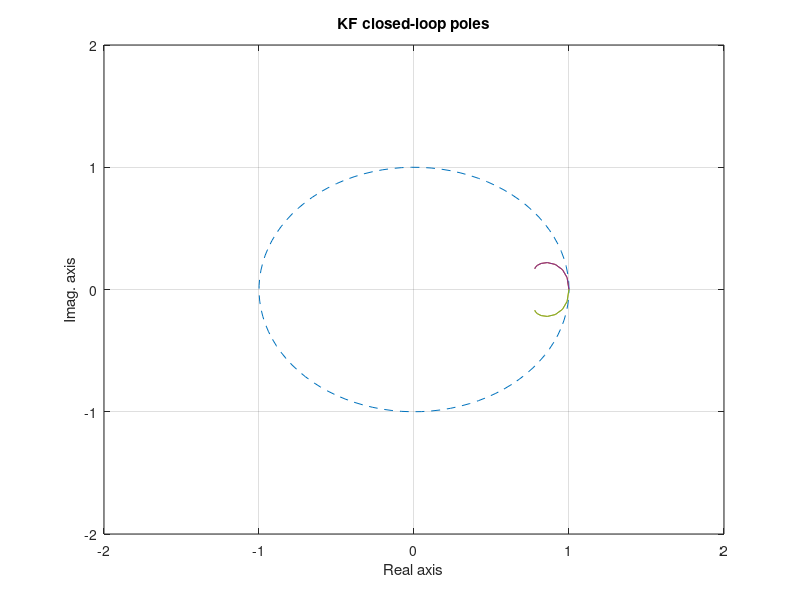
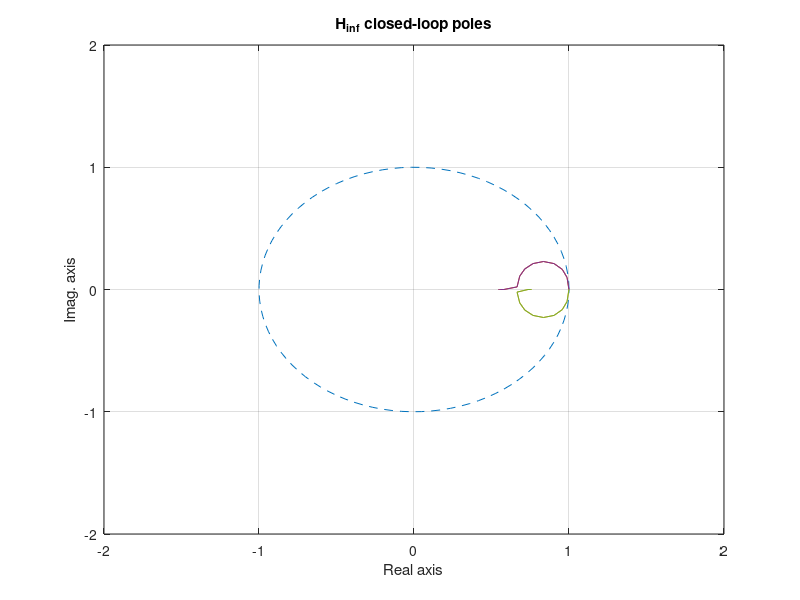

Here is the MATLAB script that generated these plots, in order:
clear all; close all; clc
%% HW - 2_c (JH version)

%% parameters
T = 3;
u = 1;
Q = diag([4 4 1 1]);
R = diag([900 900]);
h_a = 0.9*pi; % heading angle
x_0 = zeros(4,1);
xhat_0 = x_0;
P_0 = eye(4);

% model
F = [1 0 T 0;...
    0 1 0 T;...
    0 0 1 0;...
    0 0 0 1];
G = [0;0;T*sin(h_a);T*cos(h_a)];
H = [eye(2) zeros(2,2)];

%% simulation
S = eye(4);
L = eye(4);
Sbar = L.'*S*L;
t_f = 300;
tspan = 0:T:t_f;
theta = 0.0005;
x = zeros(4, length(tspan));
x(:,1) = x_0;
y = zeros(2, length(tspan));
v_0 = mvnrnd(zeros(2,1), R).';
y(:,1) = H*x_0 + v_0;

% Kalman filter (KF)
MM_KF = zeros(4, length(tspan));
PP_KF = zeros(4,4,length(tspan));
MM_KF(:,1) = xhat_0;
PP_KF(:,:,1) = P_0;

% H_inf filter
MM_H_inf = zeros(4, length(tspan));
PP_H_inf = zeros(4,4,length(tspan));
MM_H_inf(:,1) = xhat_0;
PP_H_inf(:,:,1) = P_0;

for i = 1:length(tspan)-1
    % simulation
    w_i = mvnrnd(zeros(4,1), Q).';
    x(:,i+1) = F*x(:,i) + G*u + w_i;
    v_i = mvnrnd(zeros(2,1), R).';
    y(:,i+1) = H*x(:,i+1) + v_i;
    
    % kalman filter
        % update
        K_KF = PP_KF(:,:,i)*H.'*inv(H*PP_KF(:,:,i)*H.'+R);
        MM_KF(:,i) = MM_KF(:,i) + K_KF*(y(:,i)-H*MM_KF(:,i));
        PP_KF(:,:,i) = (eye(4) - K_KF*H)*PP_KF(:,:,i);
    
        % prediction
        PP_KF(:,:,i+1) = F*PP_KF(:,:,i)*F.' + Q;
        MM_KF(:,i+1) = F*MM_KF(:,i) + G*u;
        
        % loop eigenvalues
        eig_KF(:,i) = eig((eye(4)-K_KF*H)*F);
        
    % H_inf filter
        % filter
        K_H_inf = PP_H_inf(:,:,i)*inv(eye(4)-theta*Sbar*PP_H_inf(:,:,i)+H.'*inv(R)*H*PP_H_inf(:,:,i))*H.'*inv(R);
        MM_H_inf(:,i+1) = F*MM_H_inf(:,i)+ G*u + F*K_H_inf*(y(:,i)-H*MM_H_inf(:,i));
        PP_H_inf(:,:,i+1) = F*PP_H_inf(:,:,i)*inv(eye(4)-theta*Sbar*PP_H_inf(:,:,i)+H.'*inv(R)*H*PP_H_inf(:,:,i))*F.' + Q;
        
        % loop eigenvalues
        eig_H_inf(:,i) = eig((eye(4)-K_H_inf*H)*F);
end

%% plot eigenvalues
r=1;
x0=0;
y0=0;
theta = linspace(0,2*pi,100);

eig_KF_real = real(eig_KF);
eig_KF_imag = imag(eig_KF);
figure;
plot(x0 + r*cos(theta),y0 + r*sin(theta),'--')
hold on
plot(eig_KF_real(1,:), eig_KF_imag(1,:))
hold on
plot(eig_KF_real(2,:), eig_KF_imag(2,:))
hold on
plot(eig_KF_real(3,:), eig_KF_imag(3,:))
hold on
plot(eig_KF_real(4,:), eig_KF_imag(4,:))
grid on
xlim([-2 2]);
ylim([-2 2]);
xlabel('Real axis');
ylabel('Imag. axis');
title('KF closed-loop poles');

eig_H_inf_real = real(eig_H_inf);
eig_H_inf_imag = imag(eig_H_inf);
figure;
plot(x0 + r*cos(theta),y0 + r*sin(theta),'--')
hold on
plot(eig_H_inf_real(1,:), eig_H_inf_imag(1,:))
hold on
plot(eig_H_inf_real(2,:), eig_H_inf_imag(2,:))
hold on
plot(eig_H_inf_real(3,:), eig_H_inf_imag(3,:))
hold on
plot(eig_H_inf_real(4,:), eig_H_inf_imag(4,:))
grid on
xlim([-2 2]);
ylim([-2 2]);
xlabel('Real axis');
ylabel('Imag. axis');
title('H_{inf} closed-loop poles');